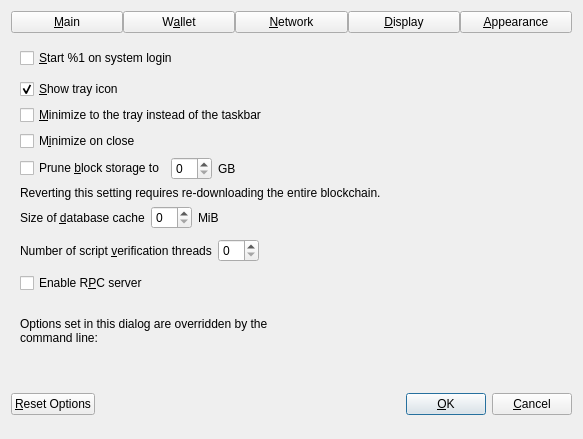
<?xml version="1.0" encoding="UTF-8"?>
<ui version="4.0">
 <class>OptionsDialog</class>
 <widget class="QDialog" name="OptionsDialog">
  <property name="geometry">
   <rect>
    <x>0</x>
    <y>0</y>
    <width>583</width>
    <height>420</height>
   </rect>
  </property>
  <property name="sizePolicy">
   <sizepolicy hsizetype="Fixed" vsizetype="Fixed">
    <horstretch>0</horstretch>
    <verstretch>0</verstretch>
   </sizepolicy>
  </property>
  <property name="windowTitle">
   <string>Options</string>
  </property>
  <property name="modal">
   <bool>true</bool>
  </property>
  <layout class="QVBoxLayout" name="verticalLayout">
   <item>
    <layout class="QHBoxLayout" name="horizontalLayout_Buttons_2">
     <property name="spacing">
      <number>0</number>
     </property>
     <property name="topMargin">
      <number>0</number>
     </property>
     <item>
      <widget class="QPushButton" name="btnMain">
       <property name="text">
        <string>&amp;Main</string>
       </property>
       <property name="checkable">
        <bool>true</bool>
       </property>
      </widget>
     </item>
     <item>
      <widget class="QPushButton" name="btnWallet">
       <property name="text">
        <string>W&amp;allet</string>
       </property>
       <property name="checkable">
        <bool>true</bool>
       </property>
      </widget>
     </item>
     <item>
      <widget class="QPushButton" name="btnNetwork">
       <property name="text">
        <string>&amp;Network</string>
       </property>
       <property name="checkable">
        <bool>true</bool>
       </property>
      </widget>
     </item>
     <item>
      <widget class="QPushButton" name="btnDisplay">
       <property name="text">
        <string>&amp;Display</string>
       </property>
       <property name="checkable">
        <bool>true</bool>
       </property>
      </widget>
     </item>
     <item>
      <widget class="QPushButton" name="btnAppearance">
       <property name="text">
        <string>&amp;Appearance</string>
       </property>
       <property name="checkable">
        <bool>true</bool>
       </property>
      </widget>
     </item>
    </layout>
   </item>
   <item>
    <widget class="QStackedWidget" name="stackedWidgetOptions">
     <property name="minimumSize">
      <size>
       <width>0</width>
       <height>0</height>
      </size>
     </property>
     <property name="currentIndex">
      <number>5</number>
     </property>
     <widget class="QWidget" name="pageMain">
      <layout class="QVBoxLayout" name="verticalLayout_Main">
       <item>
        <widget class="QCheckBox" name="bitcoinAtStartup">
         <property name="toolTip">
          <string>Automatically start %1 after logging in to the system.</string>
         </property>
         <property name="text">
          <string>&amp;Start %1 on system login</string>
         </property>
        </widget>
       </item>
       <item>
        <spacer name="horizontalSpacer_0_Main">
         <property name="orientation">
          <enum>Qt::Horizontal</enum>
         </property>
         <property name="sizeHint" stdset="0">
          <size>
           <width>40</width>
           <height>5</height>
          </size>
         </property>
        </spacer>
       </item>
       <item>
        <widget class="QCheckBox" name="showTrayIcon">
         <property name="toolTip">
          <string>Show the icon in the system tray.</string>
         </property>
         <property name="text">
          <string>&amp;Show tray icon</string>
         </property>
         <property name="checked">
          <bool>true</bool>
         </property>
        </widget>
       </item>
       <item>
        <widget class="QCheckBox" name="minimizeToTray">
         <property name="toolTip">
          <string>Show only a tray icon after minimizing the window.</string>
         </property>
         <property name="text">
          <string>&amp;Minimize to the tray instead of the taskbar</string>
         </property>
        </widget>
       </item>
       <item>
        <widget class="QCheckBox" name="minimizeOnClose">
         <property name="toolTip">
          <string>Minimize instead of exit the application when the window is closed. When this option is enabled, the application will be closed only after selecting Exit in the menu.</string>
         </property>
         <property name="text">
          <string>M&amp;inimize on close</string>
         </property>
        </widget>
       </item>
       <item>
        <layout class="QHBoxLayout" name="horizontalLayout_Main_Prune">
         <item>
          <widget class="QCheckBox" name="prune">
           <property name="toolTip">
            <string>Enabling pruning significantly reduces the disk space required to store transactions. All blocks are still fully validated. Reverting this setting requires re-downloading the entire blockchain.</string>
           </property>
           <property name="text">
            <string>Prune &amp;block storage to</string>
           </property>
          </widget>
         </item>
         <item>
          <widget class="QSpinBox" name="pruneSize"/>
         </item>
         <item>
          <widget class="QLabel" name="pruneSizeUnitLabel">
           <property name="text">
            <string>GB</string>
           </property>
           <property name="textFormat">
            <enum>Qt::PlainText</enum>
           </property>
          </widget>
         </item>
         <item>
          <spacer name="horizontalSpacer_Main_Prune">
           <property name="orientation">
            <enum>Qt::Horizontal</enum>
           </property>
           <property name="sizeHint" stdset="0">
            <size>
             <width>40</width>
             <height>20</height>
            </size>
           </property>
          </spacer>
         </item>
        </layout>
       </item>
       <item>
        <widget class="QLabel" name="pruneWarning">
         <property name="text">
          <string>Reverting this setting requires re-downloading the entire blockchain.</string>
         </property>
         <property name="textFormat">
          <enum>Qt::PlainText</enum>
         </property>
        </widget>
       </item>
       <item>
        <layout class="QHBoxLayout" name="horizontalLayout_2_Main">
         <item>
          <widget class="QLabel" name="databaseCacheLabel">
           <property name="toolTip">
            <string extracomment="Tooltip text for Options window setting that sets the size of the database cache. Explains the corresponding effects of increasing/decreasing this value.">Maximum database cache size. A larger cache can contribute to faster sync, after which the benefit is less pronounced for most use cases. Lowering the cache size will reduce memory usage. Unused mempool memory is shared for this cache.</string>
           </property>
           <property name="text">
            <string>Size of &amp;database cache</string>
           </property>
           <property name="textFormat">
            <enum>Qt::PlainText</enum>
           </property>
           <property name="buddy">
            <cstring>databaseCache</cstring>
           </property>
          </widget>
         </item>
         <item>
          <widget class="QSpinBox" name="databaseCache"/>
         </item>
         <item>
          <widget class="QLabel" name="databaseCacheUnitLabel">
           <property name="text">
            <string>MiB</string>
           </property>
           <property name="textFormat">
            <enum>Qt::PlainText</enum>
           </property>
          </widget>
         </item>
         <item>
          <spacer name="horizontalSpacer_2_Main">
           <property name="orientation">
            <enum>Qt::Horizontal</enum>
           </property>
           <property name="sizeHint" stdset="0">
            <size>
             <width>40</width>
             <height>20</height>
            </size>
           </property>
          </spacer>
         </item>
        </layout>
       </item>
       <item>
        <layout class="QHBoxLayout" name="horizontalLayout_Main_VerifyLabel">
         <item>
          <widget class="QLabel" name="threadsScriptVerifLabel">
           <property name="toolTip">
            <string extracomment="Tooltip text for Options window setting that sets the number of script verification threads. Explains that negative values mean to leave these many cores free to the system.">Set the number of script verification threads. Negative values correspond to the number of cores you want to leave free to the system.</string>
           </property>
           <property name="text">
            <string>Number of script &amp;verification threads</string>
           </property>
           <property name="textFormat">
            <enum>Qt::PlainText</enum>
           </property>
           <property name="buddy">
            <cstring>threadsScriptVerif</cstring>
           </property>
          </widget>
         </item>
         <item>
          <widget class="QSpinBox" name="threadsScriptVerif">
           <property name="toolTip">
            <string>(0 = auto, &lt;0 = leave that many cores free)</string>
           </property>
          </widget>
         </item>
         <item>
          <spacer name="horizontalSpacer_Main_Threads">
           <property name="orientation">
            <enum>Qt::Horizontal</enum>
           </property>
           <property name="sizeHint" stdset="0">
            <size>
             <width>40</width>
             <height>40</height>
            </size>
           </property>
          </spacer>
         </item>
        </layout>
       </item>
       <item>
        <widget class="QCheckBox" name="enableServer">
         <property name="toolTip">
          <string extracomment="Tooltip text for Options window setting that enables the RPC server.">This allows you or a third party tool to communicate with the node through command-line and JSON-RPC commands.</string>
         </property>
         <property name="text">
          <string extracomment="An Options window setting to enable the RPC server.">Enable R&amp;PC server</string>
         </property>
        </widget>
       </item>
       <item>
        <spacer name="verticalSpacer_Main">
         <property name="orientation">
          <enum>Qt::Vertical</enum>
         </property>
         <property name="sizeHint" stdset="0">
          <size>
           <width>20</width>
           <height>40</height>
          </size>
         </property>
        </spacer>
       </item>
      </layout>
     </widget>
     <widget class="QWidget" name="pageWallet">
      <layout class="QVBoxLayout" name="verticalLayout_Wallet">
       <item>
        <layout class="QVBoxLayout" name="verticalLayout_2">
         <item>
          <widget class="QCheckBox" name="subFeeFromAmount">
           <property name="toolTip">
            <string extracomment="Tooltip text for Options window setting that sets subtracting the fee from a sending amount as default.">Whether to set subtract fee from amount as default or not.</string>
           </property>
           <property name="text">
            <string extracomment="An Options window setting to set subtracting the fee from a sending amount as default.">Subtract &amp;fee from amount by default</string>
           </property>
          </widget>
         </item>
         <item>
          <widget class="QCheckBox" name="coinControlFeatures">
           <property name="toolTip">
            <string>Whether to show coin control features or not.</string>
           </property>
           <property name="text">
            <string>Enable coin &amp;control features</string>
           </property>
          </widget>
         </item>
         <item>
          <widget class="QCheckBox" name="m_enable_psbt_controls">
           <property name="text">
            <string extracomment="An options window setting to enable PSBT controls.">Enable &amp;PSBT controls</string>
           </property>
           <property name="toolTip">
            <string extracomment="Tooltip text for options window setting that enables PSBT controls.">Whether to show PSBT controls.</string>
           </property>
          </widget>
         </item>
         <item>
          <widget class="QCheckBox" name="keepChangeAddress">
           <property name="toolTip">
            <string>Whether to keep the specified custom change address or not.</string>
           </property>
           <property name="text">
            <string>Keep custom change &amp;address</string>
           </property>
          </widget>
         </item>
         <item>
          <widget class="QCheckBox" name="spendZeroConfChange">
           <property name="toolTip">
            <string>If you disable the spending of unconfirmed change, the change from a transaction&lt;br/&gt;cannot be used until that transaction has at least one confirmation.&lt;br/&gt;This also affects how your balance is computed.</string>
           </property>
           <property name="text">
            <string>&amp;Spend unconfirmed change</string>
           </property>
          </widget>
         </item>
         <item>
          <widget class="QCheckBox" name="dustProtection">
           <property name="toolTip">
            <string>Automatically lock small incoming transactions from external sources that may be dust attacks. Locked UTXOs will be excluded from coin selection.</string>
           </property>
           <property name="text">
            <string>Enable &amp;dust attack protection</string>
           </property>
          </widget>
         </item>
         <item>
          <layout class="QHBoxLayout" name="horizontalLayoutDustThreshold">
           <item>
            <widget class="QLabel" name="dustThresholdLabel">
             <property name="text">
              <string>Dust threshold:</string>
             </property>
            </widget>
           </item>
           <item>
            <widget class="QSpinBox" name="dustProtectionThreshold">
             <property name="toolTip">
              <string>Transactions with outputs at or below this amount will be considered dust when received from external sources.</string>
             </property>
             <property name="minimum">
              <number>1</number>
             </property>
             <property name="maximum">
              <number>1000000</number>
             </property>
             <property name="value">
              <number>10000</number>
             </property>
            </widget>
           </item>
           <item>
            <widget class="QLabel" name="dustProtectionThresholdUnitLabel">
             <property name="text">
              <string>ksats</string>
             </property>
             <property name="textFormat">
              <enum>Qt::PlainText</enum>
             </property>
            </widget>
           </item>
           <item>
            <spacer name="horizontalSpacerDustThreshold">
             <property name="orientation">
              <enum>Qt::Horizontal</enum>
             </property>
             <property name="sizeHint" stdset="0">
              <size>
               <width>40</width>
               <height>20</height>
              </size>
             </property>
            </spacer>
           </item>
          </layout>
         </item>
        </layout>
       </item>
       <item>
        <widget class="QGroupBox" name="groupBoxHww">
         <property name="title">
          <string>External Signer (e.g. hardware wallet)</string>
         </property>
         <layout class="QVBoxLayout" name="verticalLayoutHww">
           <item>
            <layout class="QHBoxLayout" name="horizontalLayoutHww">
             <item>
              <widget class="QLabel" name="externalSignerPathLabel">
               <property name="text">
                <string>&amp;External signer script path</string>
               </property>
               <property name="buddy">
                <cstring>externalSignerPath</cstring>
               </property>
              </widget>
             </item>
             <item>
              <widget class="QLineEdit" name="externalSignerPath">
                <property name="toolTip">
                  <string>Full path to a %1 compatible script (e.g. C:\Downloads\hwi.exe or /Users/you/Downloads/hwi.py). Beware: malware can steal your coins!</string>
                </property>
              </widget>
             </item>
            </layout>
           </item>
         </layout>
        </widget>
       </item>
       <item>
        <spacer name="verticalSpacer_Wallet">
         <property name="orientation">
          <enum>Qt::Vertical</enum>
         </property>
         <property name="sizeHint" stdset="0">
          <size>
           <width>20</width>
           <height>40</height>
          </size>
         </property>
        </spacer>
       </item>
      </layout>
     </widget>
     <widget class="QWidget" name="pageNetwork">
      <layout class="QVBoxLayout" name="verticalLayout_Network">
       <item>
        <widget class="QCheckBox" name="mapPortUpnp">
         <property name="toolTip">
          <string>Automatically open the Kerrigan client port on the router. This only works when your router supports UPnP and it is enabled.</string>
         </property>
         <property name="text">
          <string>Map port using &amp;UPnP</string>
         </property>
        </widget>
       </item>
       <item>
        <widget class="QCheckBox" name="mapPortNatpmp">
         <property name="toolTip">
          <string>Automatically open the Kerrigan client port on the router. This only works when your router supports NAT-PMP and it is enabled. The external port could be random.</string>
         </property>
         <property name="text">
          <string>Map port using NA&amp;T-PMP</string>
         </property>
        </widget>
       </item>
       <item>
        <widget class="QCheckBox" name="allowIncoming">
         <property name="toolTip">
          <string>Accept connections from outside.</string>
         </property>
         <property name="text">
          <string>Allow incomin&amp;g connections</string>
         </property>
        </widget>
       </item>
       <item>
        <widget class="QCheckBox" name="connectSocks">
         <property name="toolTip">
          <string>Connect to the Kerrigan network through a SOCKS5 proxy.</string>
         </property>
         <property name="text">
          <string>&amp;Connect through SOCKS5 proxy (default proxy):</string>
         </property>
        </widget>
       </item>
       <item>
        <layout class="QHBoxLayout" name="horizontalLayout_1_Network">
         <item>
          <widget class="QLabel" name="proxyIpLabel">
           <property name="text">
            <string>Proxy &amp;IP:</string>
           </property>
           <property name="textFormat">
            <enum>Qt::PlainText</enum>
           </property>
           <property name="buddy">
            <cstring>proxyIp</cstring>
           </property>
          </widget>
         </item>
         <item>
          <widget class="QValidatedLineEdit" name="proxyIp">
           <property name="minimumSize">
            <size>
             <width>140</width>
             <height>0</height>
            </size>
           </property>
           <property name="maximumSize">
            <size>
             <width>140</width>
             <height>16777215</height>
            </size>
           </property>
           <property name="toolTip">
            <string>IP address of the proxy (e.g. IPv4: 127.0.0.1 / IPv6: ::1)</string>
           </property>
          </widget>
         </item>
         <item>
          <widget class="QLabel" name="proxyPortLabel">
           <property name="text">
            <string>&amp;Port:</string>
           </property>
           <property name="textFormat">
            <enum>Qt::PlainText</enum>
           </property>
           <property name="buddy">
            <cstring>proxyPort</cstring>
           </property>
          </widget>
         </item>
         <item>
          <widget class="QLineEdit" name="proxyPort">
           <property name="minimumSize">
            <size>
             <width>60</width>
             <height>0</height>
            </size>
           </property>
           <property name="maximumSize">
            <size>
             <width>60</width>
             <height>16777215</height>
            </size>
           </property>
           <property name="toolTip">
            <string>Port of the proxy (e.g. 9050)</string>
           </property>
          </widget>
         </item>
         <item>
          <spacer name="horizontalSpacer_1_Network">
           <property name="orientation">
            <enum>Qt::Horizontal</enum>
           </property>
           <property name="sizeHint" stdset="0">
            <size>
             <width>40</width>
             <height>20</height>
            </size>
           </property>
          </spacer>
         </item>
        </layout>
       </item>
       <item>
        <layout class="QHBoxLayout" name="horizontalLayout_2_Network">
         <item>
          <widget class="QLabel" name="proxyActiveNets">
           <property name="text">
            <string>Used for reaching peers via:</string>
           </property>
           <property name="textFormat">
            <enum>Qt::PlainText</enum>
           </property>
          </widget>
         </item>
         <item>
          <widget class="QCheckBox" name="proxyReachIPv4">
           <property name="enabled">
            <bool>false</bool>
           </property>
           <property name="toolTip">
            <string>Shows if the supplied default SOCKS5 proxy is used to reach peers via this network type.</string>
           </property>
           <property name="text">
            <string>IPv4</string>
           </property>
          </widget>
         </item>
         <item>
          <widget class="QCheckBox" name="proxyReachIPv6">
           <property name="enabled">
            <bool>false</bool>
           </property>
           <property name="toolTip">
            <string>Shows if the supplied default SOCKS5 proxy is used to reach peers via this network type.</string>
           </property>
           <property name="text">
            <string>IPv6</string>
           </property>
          </widget>
         </item>
         <item>
          <widget class="QCheckBox" name="proxyReachTor">
           <property name="enabled">
            <bool>false</bool>
           </property>
           <property name="toolTip">
            <string>Shows if the supplied default SOCKS5 proxy is used to reach peers via this network type.</string>
           </property>
           <property name="text">
            <string>Tor</string>
           </property>
          </widget>
         </item>
         <item>
          <spacer name="horizontalSpacer_2_Network">
           <property name="orientation">
            <enum>Qt::Horizontal</enum>
           </property>
           <property name="sizeHint" stdset="0">
            <size>
             <width>40</width>
             <height>20</height>
            </size>
           </property>
          </spacer>
         </item>
        </layout>
       </item>
       <item>
        <widget class="QCheckBox" name="connectSocksTor">
         <property name="toolTip">
          <string>Connect to the Kerrigan network through a separate SOCKS5 proxy for Tor onion services.</string>
         </property>
         <property name="text">
          <string>Use separate SOCKS&amp;5 proxy to reach peers via Tor onion services:</string>
         </property>
        </widget>
       </item>
       <item>
        <layout class="QHBoxLayout" name="horizontalLayout_3_Network">
         <item>
          <widget class="QLabel" name="proxyIpTorLabel">
           <property name="text">
            <string>Proxy &amp;IP:</string>
           </property>
           <property name="textFormat">
            <enum>Qt::PlainText</enum>
           </property>
           <property name="buddy">
            <cstring>proxyIpTor</cstring>
           </property>
          </widget>
         </item>
         <item>
          <widget class="QValidatedLineEdit" name="proxyIpTor">
           <property name="minimumSize">
            <size>
             <width>140</width>
             <height>0</height>
            </size>
           </property>
           <property name="maximumSize">
            <size>
             <width>140</width>
             <height>16777215</height>
            </size>
           </property>
           <property name="toolTip">
            <string>IP address of the proxy (e.g. IPv4: 127.0.0.1 / IPv6: ::1)</string>
           </property>
          </widget>
         </item>
         <item>
          <widget class="QLabel" name="proxyPortTorLabel">
           <property name="text">
            <string>&amp;Port:</string>
           </property>
           <property name="textFormat">
            <enum>Qt::PlainText</enum>
           </property>
           <property name="buddy">
            <cstring>proxyPortTor</cstring>
           </property>
          </widget>
         </item>
         <item>
          <widget class="QLineEdit" name="proxyPortTor">
           <property name="minimumSize">
            <size>
             <width>60</width>
             <height>0</height>
            </size>
           </property>
           <property name="maximumSize">
            <size>
             <width>60</width>
             <height>16777215</height>
            </size>
           </property>
           <property name="toolTip">
            <string>Port of the proxy (e.g. 9050)</string>
           </property>
          </widget>
         </item>
         <item>
          <spacer name="horizontalSpacer_4_Network">
           <property name="orientation">
            <enum>Qt::Horizontal</enum>
           </property>
           <property name="sizeHint" stdset="0">
            <size>
             <width>40</width>
             <height>20</height>
            </size>
           </property>
          </spacer>
         </item>
        </layout>
       </item>
       <item>
        <spacer name="verticalSpacer_Network">
         <property name="orientation">
          <enum>Qt::Vertical</enum>
         </property>
         <property name="sizeHint" stdset="0">
          <size>
           <width>20</width>
           <height>40</height>
          </size>
         </property>
        </spacer>
       </item>
      </layout>
     </widget>
     <widget class="QWidget" name="pageDisplay">
      <layout class="QVBoxLayout" name="verticalLayout_Display">
       <item>
        <layout class="QHBoxLayout" name="horizontalLayout_1_Display">
         <item>
          <widget class="QLabel" name="langLabel">
           <property name="text">
            <string>User Interface &amp;language:</string>
           </property>
           <property name="textFormat">
            <enum>Qt::PlainText</enum>
           </property>
           <property name="buddy">
            <cstring>lang</cstring>
           </property>
          </widget>
         </item>
         <item>
          <widget class="QValueComboBox" name="lang">
           <property name="toolTip">
            <string>The user interface language can be set here. This setting will take effect after restarting %1.</string>
           </property>
          </widget>
         </item>
        </layout>
       </item>
       <item>
        <widget class="QLabel" name="label_3">
         <property name="toolTip">
          <string notr="true"/>
         </property>
         <property name="statusTip">
          <string notr="true"/>
         </property>
         <property name="whatsThis">
          <string notr="true"/>
         </property>
         <property name="accessibleName">
          <string notr="true"/>
         </property>
         <property name="text">
          <string>Language missing or translation incomplete? Help contributing translations here:
https://github.com/AKR-Kerrigan/kerrigan</string>
         </property>
         <property name="wordWrap">
          <bool>true</bool>
         </property>
         <property name="openExternalLinks">
          <bool>true</bool>
         </property>
         <property name="textInteractionFlags">
          <set>Qt::TextBrowserInteraction</set>
         </property>
        </widget>
       </item>
       <item>
        <widget class="Line" name="line">
         <property name="orientation">
          <enum>Qt::Horizontal</enum>
         </property>
        </widget>
       </item>
       <item>
        <widget class="QCheckBox" name="showMasternodesTab">
         <property name="toolTip">
          <string>Show additional tab listing all your masternodes in first sub-tab&lt;br/&gt;and all masternodes on the network in second sub-tab.</string>
         </property>
         <property name="text">
          <string>Show Masternodes Tab</string>
         </property>
        </widget>
       </item>
       <item>
        <widget class="QCheckBox" name="showGovernanceTab">
         <property name="toolTip">
          <string>Show additional tab listing governance proposals.</string>
         </property>
         <property name="text">
          <string>Show Governance Tab</string>
         </property>
        </widget>
       </item>
       <item>
        <layout class="QHBoxLayout" name="horizontalLayout_govCycleIcon">
         <item>
          <spacer name="govCycleIconIndent">
           <property name="orientation">
            <enum>Qt::Horizontal</enum>
           </property>
           <property name="sizeType">
            <enum>QSizePolicy::Fixed</enum>
           </property>
           <property name="sizeHint" stdset="0">
            <size>
             <width>18</width>
             <height>0</height>
            </size>
           </property>
          </spacer>
         </item>
         <item>
          <widget class="QCheckBox" name="showGovernanceCycleIcon">
           <property name="enabled">
            <bool>false</bool>
           </property>
           <property name="toolTip">
            <string>Show the governance clock in the status bar.</string>
           </property>
           <property name="text">
            <string>Show governance clock</string>
           </property>
          </widget>
         </item>
        </layout>
       </item>
       <item>
        <layout class="QHBoxLayout" name="horizontalLayout_2_Display">
         <item>
          <widget class="QLabel" name="unitLabel">
           <property name="text">
            <string>&amp;Unit to show amounts in:</string>
           </property>
           <property name="textFormat">
            <enum>Qt::PlainText</enum>
           </property>
           <property name="buddy">
            <cstring>unit</cstring>
           </property>
          </widget>
         </item>
         <item>
          <widget class="QValueComboBox" name="unit">
           <property name="toolTip">
            <string>Choose the default subdivision unit to show in the interface and when sending coins.</string>
           </property>
          </widget>
         </item>
        </layout>
       </item>
       <item>
        <layout class="QHBoxLayout" name="horizontalLayout_5_Display">
         <item>
          <widget class="QLabel" name="digitsLabel">
           <property name="text">
            <string>Decimal digits</string>
           </property>
          </widget>
         </item>
         <item>
          <widget class="QValueComboBox" name="digits"/>
         </item>
        </layout>
       </item>
       <item>
        <layout class="QHBoxLayout" name="horizontalLayout_3_Display">
         <item>
          <widget class="QLabel" name="thirdPartyTxUrlsLabel">
           <property name="toolTip">
            <string>Third-party URLs (e.g. a block explorer) that appear in the transactions tab as context menu items.&lt;br/&gt;%s in the URL is replaced by transaction hash. Multiple URLs are separated by vertical bar |.</string>
           </property>
           <property name="text">
            <string>&amp;Third-party transaction URLs</string>
           </property>
           <property name="buddy">
            <cstring>thirdPartyTxUrls</cstring>
           </property>
          </widget>
         </item>
         <item>
          <widget class="QLineEdit" name="thirdPartyTxUrls">
           <property name="toolTip">
            <string>Third-party URLs (e.g. a block explorer) that appear in the transactions tab as context menu items.&lt;br/&gt;%s in the URL is replaced by transaction hash. Multiple URLs are separated by vertical bar |.</string>
           </property>
           <property name="placeholderText">
            <string notr="true">https://example.com/tx/%s</string>
           </property>
          </widget>
         </item>
        </layout>
       </item>
       <item>
        <spacer name="verticalSpacer">
         <property name="orientation">
          <enum>Qt::Vertical</enum>
         </property>
         <property name="sizeHint" stdset="0">
          <size>
           <width>20</width>
           <height>40</height>
          </size>
         </property>
        </spacer>
       </item>
      </layout>
     </widget>
     <widget class="QWidget" name="pageAppearance">
      <layout class="QVBoxLayout" name="verticalLayout_3">
       <item>
        <widget class="QWidget" name="widgetAppearance" native="true"/>
       </item>
       <item>
        <spacer name="verticalSpacer_2">
         <property name="orientation">
          <enum>Qt::Vertical</enum>
         </property>
         <property name="sizeHint" stdset="0">
          <size>
           <width>20</width>
           <height>40</height>
          </size>
         </property>
        </spacer>
       </item>
      </layout>
     </widget>
    </widget>
   </item>
   <item>
    <widget class="QFrame" name="frame">
     <layout class="QVBoxLayout" name="verticalLayout_Bottom">
      <item>
       <layout class="QHBoxLayout" name="horizontalLayout_Bottom">
        <item>
         <widget class="QLabel" name="overriddenByCommandLineInfoLabel">
          <property name="text">
           <string>Options set in this dialog are overridden by the command line:</string>
          </property>
          <property name="textFormat">
           <enum>Qt::PlainText</enum>
          </property>
          <property name="wordWrap">
           <bool>true</bool>
          </property>
         </widget>
        </item>
        <item>
         <spacer name="horizontalSpacer_Bottom">
          <property name="orientation">
           <enum>Qt::Horizontal</enum>
          </property>
          <property name="sizeHint" stdset="0">
           <size>
            <width>40</width>
            <height>20</height>
           </size>
          </property>
         </spacer>
        </item>
       </layout>
      </item>
      <item>
       <widget class="QLabel" name="overriddenByCommandLineLabel">
        <property name="text">
         <string/>
        </property>
        <property name="textFormat">
         <enum>Qt::PlainText</enum>
        </property>
        <property name="wordWrap">
         <bool>true</bool>
        </property>
       </widget>
      </item>
     </layout>
    </widget>
   </item>
   <item>
    <layout class="QHBoxLayout" name="horizontalLayout_Buttons">
     <item>
      <widget class="QPushButton" name="resetButton">
       <property name="toolTip">
        <string>Reset all client options to default.</string>
       </property>
       <property name="text">
        <string>&amp;Reset Options</string>
       </property>
       <property name="autoDefault">
        <bool>false</bool>
       </property>
      </widget>
     </item>
     <item>
      <spacer name="horizontalSpacer_1">
       <property name="orientation">
        <enum>Qt::Horizontal</enum>
       </property>
       <property name="sizeHint" stdset="0">
        <size>
         <width>40</width>
         <height>48</height>
        </size>
       </property>
      </spacer>
     </item>
     <item>
      <widget class="QLabel" name="statusLabel">
       <property name="minimumSize">
        <size>
         <width>200</width>
         <height>0</height>
        </size>
       </property>
       <property name="text">
        <string/>
       </property>
       <property name="textFormat">
        <enum>Qt::PlainText</enum>
       </property>
       <property name="wordWrap">
        <bool>true</bool>
       </property>
      </widget>
     </item>
     <item>
      <spacer name="horizontalSpacer_2">
       <property name="orientation">
        <enum>Qt::Horizontal</enum>
       </property>
       <property name="sizeHint" stdset="0">
        <size>
         <width>40</width>
         <height>48</height>
        </size>
       </property>
      </spacer>
     </item>
     <item>
      <widget class="QPushButton" name="okButton">
       <property name="text">
        <string>&amp;OK</string>
       </property>
       <property name="autoDefault">
        <bool>false</bool>
       </property>
       <property name="default">
        <bool>true</bool>
       </property>
      </widget>
     </item>
     <item>
      <widget class="QPushButton" name="cancelButton">
       <property name="text">
        <string>&amp;Cancel</string>
       </property>
       <property name="autoDefault">
        <bool>false</bool>
       </property>
      </widget>
     </item>
    </layout>
   </item>
  </layout>
 </widget>
 <customwidgets>
  <customwidget>
   <class>QValidatedLineEdit</class>
   <extends>QLineEdit</extends>
   <header>qt/qvalidatedlineedit.h</header>
  </customwidget>
  <customwidget>
   <class>QValueComboBox</class>
   <extends>QComboBox</extends>
   <header>qt/qvaluecombobox.h</header>
  </customwidget>
 </customwidgets>
 <resources/>
 <connections/>
</ui>
